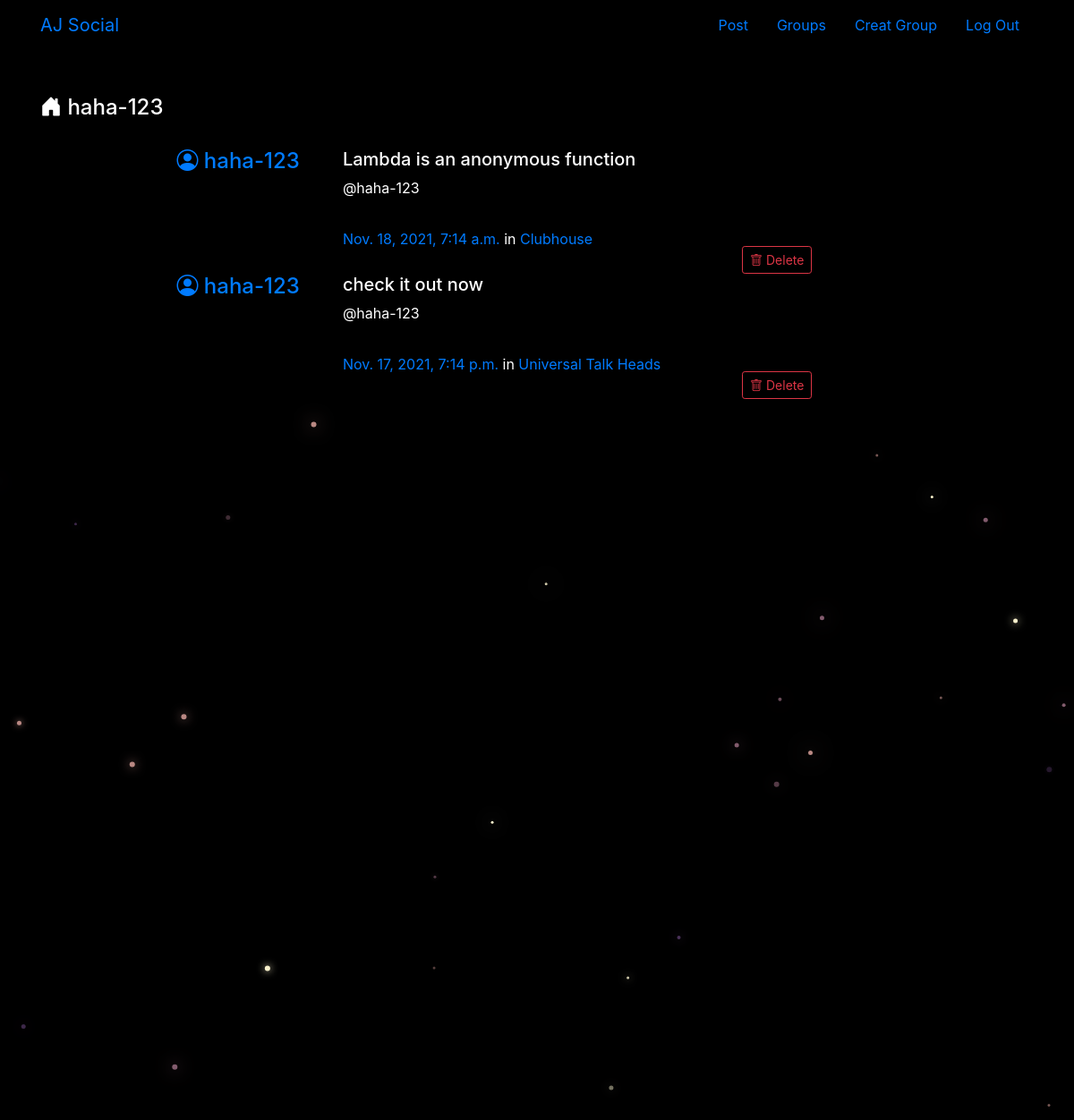
The page /posts/by/haha-123/ (signed in) on the database its author committed.
### posts/models.py (models this page shows, shortened)
class Post(models.Model):
	user = models.ForeignKey(User, related_name='posts', on_delete=models.CASCADE)
	created_at = models.DateTimeField(auto_now=True)
	message = models.TextField()
	message_html = models.TextField(editable=False)
	group = models.ForeignKey(Group, related_name='posts', null=True, blank=True, on_delete=models.CASCADE)
	class Meta(): #sub-class
		ordering = [ '-created_at'] # minus symbol before created_at so it will be dispplayed in desence order
		unique_together = ['user', 'message'] #every message is uniquely linked to a user

### groups/models.py (models this page shows, shortened)
class Group(models.Model):
	name = models.CharField(max_length=255, unique=True)
	slug = models.SlugField(allow_unicode=True, unique=True)
	description = models.TextField(blank=True, default='')
	description_html = models.TextField(editable=False, default='', blank=True)
	members = models.ManyToManyField(User, through='GroupMember')
	'''
	A "slug" is a way of generating a valid URL, generally using data already obtained.
	For instance, a slug uses the title of an article to generate a URL. I advise to generate the slug
	by means of a function, given the title (or another piece of data), rather than setting it manually.
	'''
	class Meta():
		ordering = ['name']

### posts/views.py (the view)
# urls.py: path('by/<username>/', views.UserPost.as_view(), name='for_user'),
class UserPost(generic.ListView):
	model = models.Post
	template_name = 'posts/user_post_list.html'
	def get_queryset(self):
		try:
			self.post_user = User.objects.prefetch_related('posts').get(username__iexact=self.kwargs.get('username'))
		except User.DoesNotExist:
			raise Http404
		else:
			return self.post_user.posts.all()
	def get_context_data(self, **kwargs):
		context = super().get_context_data(**kwargs)
		context['post_user'] = self.post_user
		return context

### posts/templates/posts/user_post_list.html
{% extends 'posts/post_base.html' %}
{% block prepost %}
	<div>
		<h4> <i class="bi bi-house-door-fill"></i> {{ post_user.username }} </h4>
	</div>
{% endblock %}
{% block post_content %}
	<div class="col-md-8" style="font-size: 1em;">
		{% for post in post_list %}
			{% include 'posts/_post.html' %}
		{% endfor %}
	</div>
{% endblock %}

### posts/templates/posts/_post.html
<div class="media">
	<h4 class="mr-5"><a href="{% url 'posts:for_user' username=post.user.username %}">
		<i class="bi bi-person-circle"></i>
		{{ post.user.username }}</a>
	</h4>
	<div class="media-body">
		<h5>{{ post.message_html|safe }}</h5>
		<p>@{{ post.user.username }}</p>
		<hr>
			<time class="time"><a href="{% url 'posts:single' username=post.user.username pk=post.pk %}">{{ post.created_at }}</a></time>
			{% if post.group %}
			<span class="group-name">in <a href="#">{{ post.group.name }}</a></span>
			{% endif %}
		<div class="media-footer">
			{% if user.is_authenticated and post.user == user and not hide_delete %}
				<a href="{% url 'posts:delete' pk=post.pk %}" title="delete" class="btn btn-outline-danger btn-sm" id="btn-delete-post" role="button">
					<i class="bi bi-trash" aria-hidden="true"></i>
					Delete
				</a>
			{% endif %}
		</div>
	</div>
</div>

### static/simplesocial/css/master.css (style rules this page uses)
body { margin: 0; overflow: hidden; background-color: black; color:white; }
#btn-delete-post { margin-top: 20px; }
.media-footer { float: right; }
.col-md-8 { margin-top: 60px; }

### rows shown on the page
Post: user.username "haha-123", message_html "Lambda is an anonymous function", created_at "Nov. 18, 2021, 7:14 a.m.", group.name "Clubhouse", shows "Delete"
Post: user.username "haha-123", message_html "check it out now", created_at "Nov. 17, 2021, 7:14 p.m.", group.name "Universal Talk Heads", shows "Delete"

### other values the page prints
{{ post_user.username }} "haha-123"
